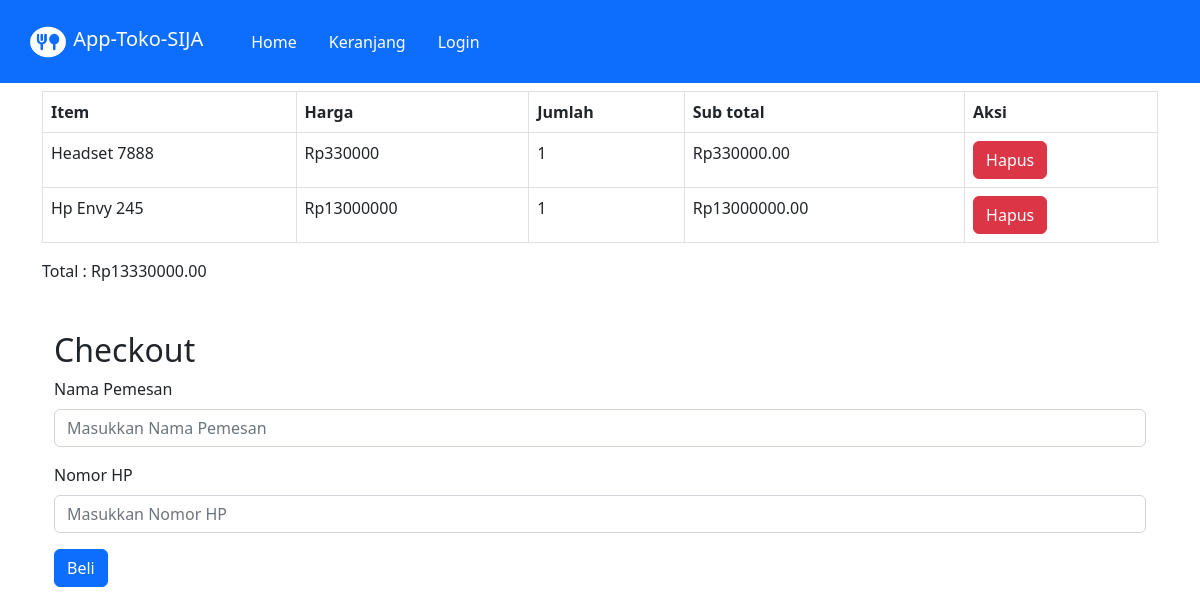
Page /cart/ on the committed database.
### barang/models.py (models this page shows, shortened)
class CartItem(models.Model):
    barang = models.ForeignKey(Barang, on_delete=models.CASCADE)
    quantity = models.PositiveIntegerField(default=1)
    item_total = models.DecimalField(max_digits=10, decimal_places=2, blank=True, null=True)

class Barang(models.Model):
    nama = models.CharField(max_length=250)
    keterangan = models.TextField (blank=True,null=True)
    harga = models.IntegerField()
    gambar = models.ImageField(upload_to='barang/images/')
    stok = models.IntegerField()
    toko = models.ForeignKey(Toko, on_delete=models.CASCADE)
    TERSEDIA = (
        ('1', 'Tersedia'),
        ('0', 'Tidak tersedia')
    )
    tersedia = models.CharField(max_length=1, choices=TERSEDIA)

### barang/views.py (the view)
# urls.py: path('cart/', barangView.view_cart, name='cart'),
def view_cart(request):
    cart_items = CartItem.objects.all()
    total_price = sum(item.item_total for item in cart_items)
    return render(request, 'cart.html', {'cart_items' : cart_items, 'total_price' : total_price})

### barang/templates/cart.html (shortened to what this page needs)
{% extends 'base.html' %}
{% block content %}
<div class="table-responsive">
  <table class="table table-bordered">
    <thead>
      <tr>
        <th>Item</th>
        <th>Harga</th>
        <th>Jumlah</th>
        <th>Sub total</th>
        <th>Aksi</th>
      </tr>
    </thead>
    <tbody>
      {% for item in cart_items %}
      <tr>
        <td>{{ item.barang.nama }}</td>
        <td>Rp{{ item.barang.harga }}</td>
        <td>{{ item.quantity }}</td>
        <td>Rp{{ item.item_total }}</td>
        <td>
          {% if item.barang.id %}
            <a onclick='return confirm("hapus pesanan?")' href="{% url 'remove_from_cart' item.barang.id %}">
              <button class="btn btn-danger">Hapus</button>
            </a>
          {% endif %}
        </td>
      </tr>
      {% empty %}
      <tr>
        <td colspan="5">Tidak ada item dalam keranjang.</td>
      </tr>
      {% endfor %}
    </tbody>
  </table>
</div>
<p>Total : Rp{{ total_price }}</p>
<div class="container mt-5">
  <h2>Checkout</h2>
  <form id="orderForm">
      <div class="mb-3">
          <label for="namaPemesan" class="form-label">Nama Pemesan</label>
          <input type="text" class="form-control" id="namaPemesan" placeholder="Masukkan Nama Pemesan">
      </div>
      <div class="mb-3">
          <label for="nomorHp" class="form-label">Nomor HP</label>
          <input type="tel" class="form-control" id="nomorHp" placeholder="Masukkan Nomor HP">
      </div>
      <button type="button" class="btn btn-primary" onclick="submitForm()">Beli</button>
  </form>
</div>
{% endblock content %}

### rows in the picture
CartItem: barang.nama "Headset 7888", barang.harga "330000", quantity "1", item_total "330000.00", shows "Hapus"
CartItem: barang.nama "Hp Envy 245", barang.harga "13000000", quantity "1", item_total "13000000.00", shows "Hapus"

### other values in the picture
{{ total_price }} "13330000.00"
